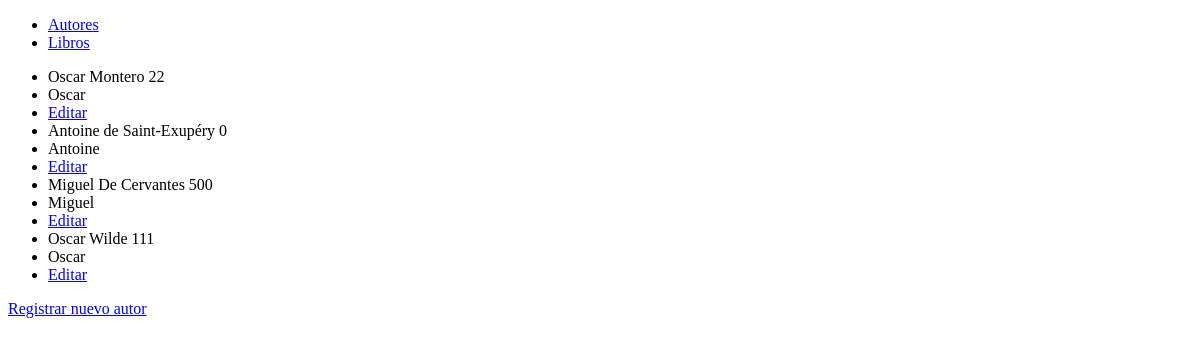
Before: /autor/ with the older database file.
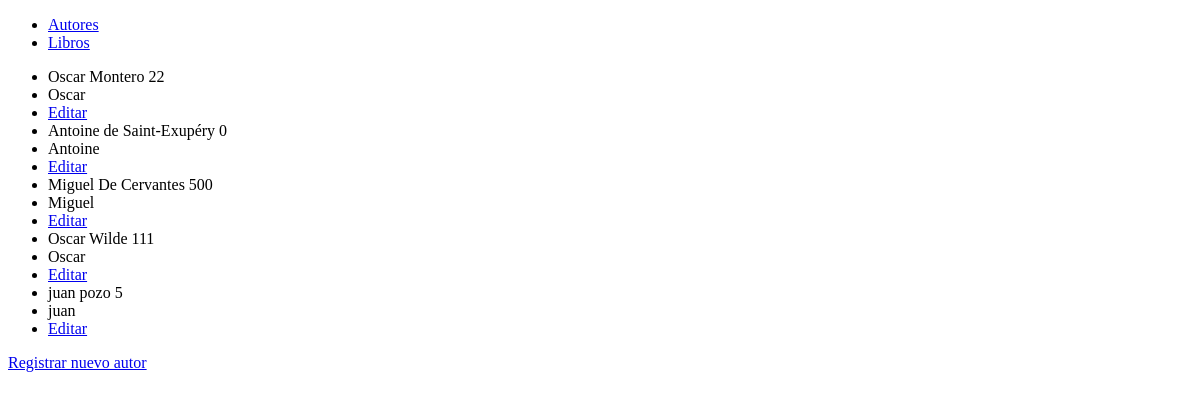
After: the same page with the newer database file.
### core/models.py (models this page shows)
class Author(models.Model):
    name = models.CharField(
        verbose_name="Nombre", max_length=100, default=""  # etiqueta dentro de la tabla
    )
    last_name = models.CharField(verbose_name="Apellido", max_length=150, default="")
    age = models.PositiveSmallIntegerField(
        verbose_name="Edad",
    )
    def __str__(self):
        return f"{self.name} {self.last_name} {self.age}"

### core/views.py (the view)
# urls.py: path("autor/", autor_list),
def autor_list(request):
    autor = Author.objects.all()
    return render(request, "autor.html", {"authors": autor})

### core/templates/autor.html (shortened to what this page needs)
{% extends 'index.html' %}
{%block content%}
<ul>
	{% for aut in authors %}
	<li>{{ aut }}</li>
	<li>{{ aut.name}}</li>
	<li><a href="/update-autor/{{aut.id}}">Editar</a></li>
	{% endfor %}
</ul>
<div><a href="/new-autor/">Registrar nuevo autor</a></div>
{%endblock content%}

Changed rows visible on the page:
added Author: name+last_name+age "juan pozo 5", name "juan"
